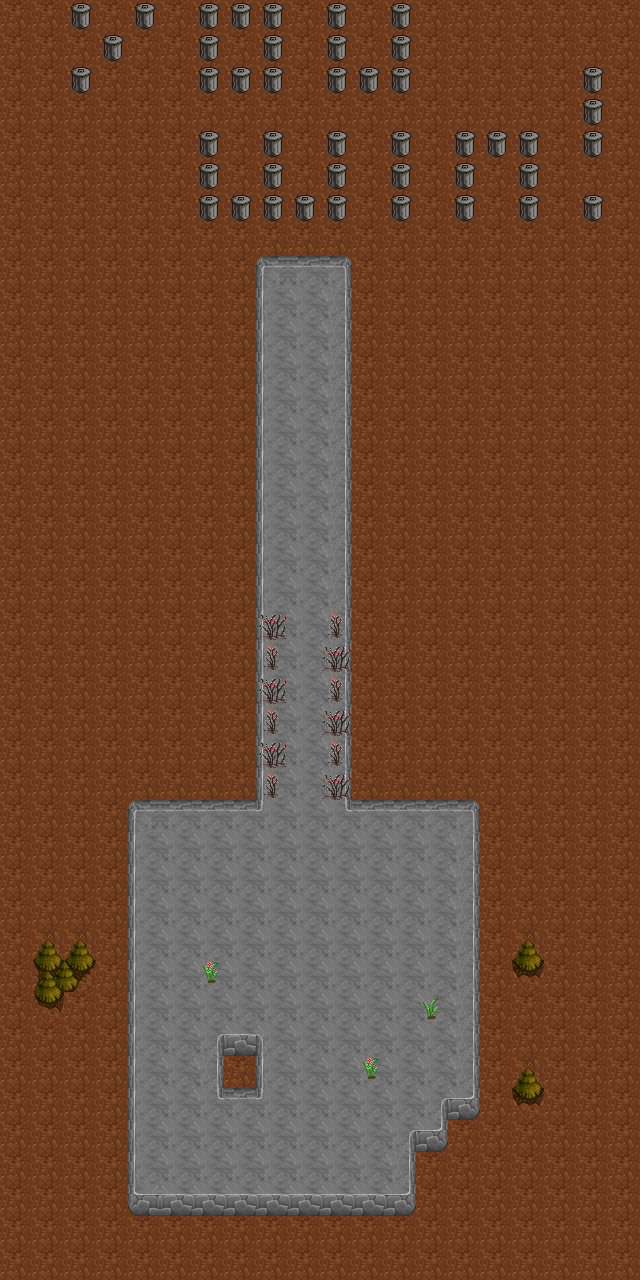

Below is a game level as drawn by its tile map, then a one-line description and the .tmx that defines it (tile-layer data replaced by summaries):
An orthogonal 20x40 tile map with 32x32 px tiles, 3 tile layers (background, surface, obstacles) and 14 objects (13x npc, spawn).

<map version="1.0" orientation="orthogonal" renderorder="right-down" width="20" height="40" tilewidth="32" tileheight="32" nextobjectid="27">
 <tileset firstgid="1" name="tileset2" tilewidth="32" tileheight="32" tilecount="900" columns="30">
  <image source="../images/tileset2.png" width="960" height="960" />
 </tileset>
 <layer name="background" width="20" height="40">
  <properties>
   <property name="tileset" value="tileset2.png" />
  </properties>
  <data>[800 cells, 800 non-empty, 6 distinct tile ids]</data>
 </layer>
 <layer name="surface" width="20" height="40">
  <properties>
   <property name="tileset" value="tileset2.png" />
  </properties>
  <data>[800 cells, 188 non-empty, 13 distinct tile ids]</data>
 </layer>
 <layer name="obstacles" width="20" height="40">
  <properties>
   <property name="tileset" value="tileset2.png" />
  </properties>
  <data>[800 cells, 59 non-empty, 5 distinct tile ids]</data>
 </layer>
 <objectgroup name="actors">
  <object id="1" name="bob1" type="npc" x="152" y="830" width="29" height="30">
   <properties>
    <property name="customHeight" value="32" />
    <property name="customWidth" value="32" />
    <property name="image" value="alphabob.png" />
    <property name="onInteract" value="interactItemNPC" />
    <property name="onSpeak" value="speakItemNPC" />
   </properties>
  </object>
  <object id="2" name="bob2" type="npc" x="190.5" y="830" width="29" height="30">
   <properties>
    <property name="customHeight" value="32" />
    <property name="customWidth" value="32" />
    <property name="image" value="alphabob.png" />
    <property name="onInteract" value="interactItemNPC" />
    <property name="onSpeak" value="speakItemNPC" />
   </properties>
  </object>
  <object id="3" name="bob3" type="npc" x="229.5" y="830" width="29" height="30">
   <properties>
    <property name="customHeight" value="32" />
    <property name="customWidth" value="32" />
    <property name="image" value="alphabob.png" />
    <property name="onInteract" value="interactItemNPC" />
    <property name="onSpeak" value="speakItemNPC" />
   </properties>
  </object>
  <object id="4" name="bob4" type="npc" x="355.5" y="830" width="29" height="30">
   <properties>
    <property name="customHeight" value="32" />
    <property name="customWidth" value="32" />
    <property name="image" value="alphabob.png" />
    <property name="onInteract" value="interactItemNPC" />
    <property name="onSpeak" value="speakItemNPC" />
   </properties>
  </object>
  <object id="5" name="bob5" type="npc" x="394.5" y="830" width="29" height="30">
   <properties>
    <property name="customHeight" value="32" />
    <property name="customWidth" value="32" />
    <property name="image" value="alphabob.png" />
    <property name="onInteract" value="interactItemNPC" />
    <property name="onSpeak" value="speakItemNPC" />
   </properties>
  </object>
  <object id="6" name="bob6" type="npc" x="432.5" y="830" width="29" height="30">
   <properties>
    <property name="customHeight" value="32" />
    <property name="customWidth" value="32" />
    <property name="image" value="alphabob.png" />
    <property name="onInteract" value="interactItemNPC" />
    <property name="onSpeak" value="speakItemNPC" />
   </properties>
  </object>
  <object id="7" name="gatekeeper" type="npc" x="275" y="424" width="58" height="61">
   <properties>
    <property name="customHeight" value="64" />
    <property name="customWidth" value="64" />
    <property name="image" value="alphabob.png" />
    <property name="onInteract" value="interactItemGate" />
    <property name="onSpeak" value="speakItemGate" />
   </properties>
  </object>
  <object id="14" name="start" type="spawn" x="282" y="1132" width="33" height="33" />
  <object id="20" name="gate1" type="npc" x="289" y="771" width="30" height="30">
   <properties>
    <property name="image" value="trashcan.png" />
    <property name="onInteract" value="interactGate" />
   </properties>
  </object>
  <object id="22" name="gate2" type="npc" x="289" y="736" width="30" height="30">
   <properties>
    <property name="image" value="trashcan.png" />
    <property name="onInteract" value="interactGate" />
   </properties>
  </object>
  <object id="23" name="gate3" type="npc" x="288" y="704" width="30" height="30">
   <properties>
    <property name="image" value="trashcan.png" />
    <property name="onInteract" value="interactGate" />
   </properties>
  </object>
  <object id="24" name="gate5" type="npc" x="288" y="639" width="30" height="30">
   <properties>
    <property name="image" value="trashcan.png" />
    <property name="onInteract" value="interactGate" />
   </properties>
  </object>
  <object id="25" name="gate4" type="npc" x="288" y="671" width="30" height="30">
   <properties>
    <property name="image" value="trashcan.png" />
    <property name="onInteract" value="interactGate" />
   </properties>
  </object>
  <object id="26" name="gate6" type="npc" x="288" y="609" width="30" height="30">
   <properties>
    <property name="image" value="trashcan.png" />
    <property name="onInteract" value="interactGate" />
   </properties>
  </object>
 </objectgroup>
</map>
